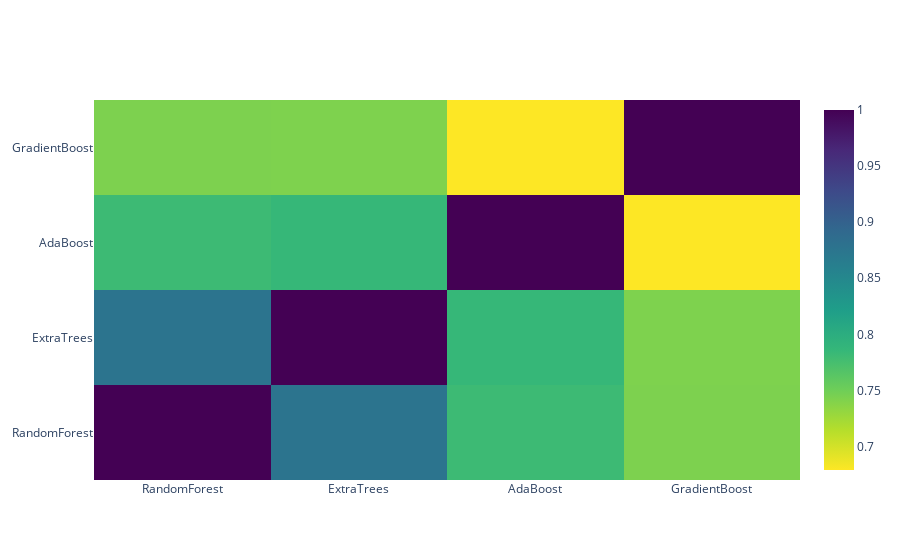

The cell this chart's notebook holds for it:
### Code cell
data = [
    go.Heatmap(
        z = base_predictions_train.astype(float).corr().values, 
        x = base_predictions_train.columns.values,
        y = base_predictions_train.columns.values,
        colorscale = 'Viridis',
        showscale = True,
        reversescale = True
    )
]
py.iplot(data, filename='labelled-heatmap')

### Figure 1 — Plotly figure (JSON) as saved in the notebook; plotly's stock layout.template omitted (floating-point values rounded to 4 significant figures)
{"data": [{"colorscale": [[0, "#440154"], [0.1111, "#482878"], [0.2222, "#3e4989"], [0.3333, "#31688e"], [0.4444, "#26828e"], [0.5556, "#1f9e89"], [0.6667, "#35b779"], [0.7778, "#6ece58"], [0.8889, "#b5de2b"], [1, "#fde725"]], "reversescale": true, "showscale": true, "type": "heatmap", "x": ["RandomForest", "ExtraTrees", "AdaBoost", "GradientBoost"], "y": ["RandomForest", "ExtraTrees", "AdaBoost", "GradientBoost"], "z": [[1, 0.876, 0.7809, 0.743], [0.876, 1, 0.7854, 0.7426], [0.7809, 0.7854, 1, 0.6791], [0.743, 0.7426, 0.6791, 1]]}], "layout": {}}
